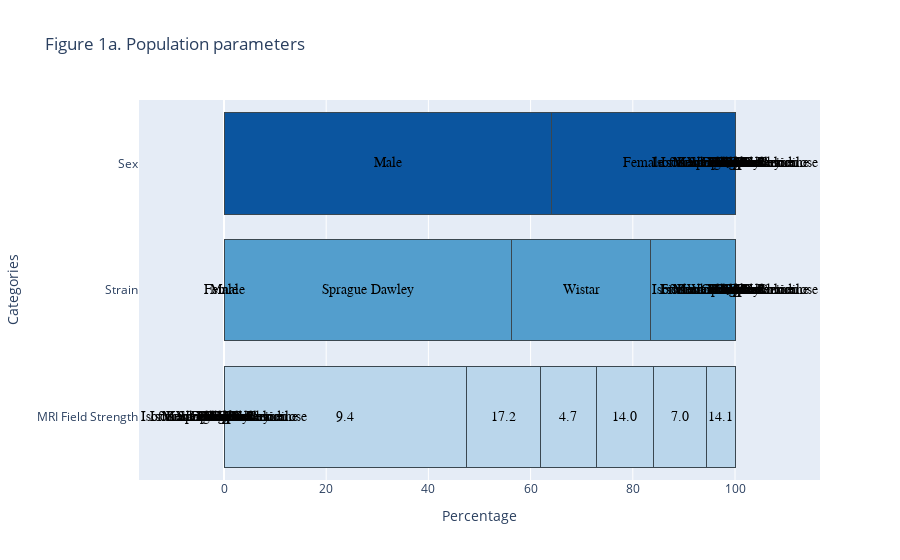

Write notebook code for a chart like this one.
### Code cell
# -- Figure 1a --

fig = go.Figure()
annotations = []

# categories = ['MRI field strength', 'stimulation location', 'stimulation type', 'anesthesia', 'strain', 'sex']
# colors = ['rgba(204, 0, 0, 0.8)', 'rgba(204, 102, 0, 0.8)', 'rgba(153, 153, 0, 0.8)', 'rgba(0, 153, 153, 0.8)', 'rgba(102, 0, 204, 0.8)', 'rgba(204, 0, 102, 0.8)']
# magma = ['rgba(0.135053, 0.068391, 0.315)', 'rgba(0.372116, 0.092816, 0.499053)', 'rgba(0.594508, 0.175701, 0.501241)', 'rgba(0.828886, 0.262229, 0.430644)', 'rgba(0.973381, 0.46152, 0.361965)', 'rgba(0.997341, 0.733545, 0.505167)'] #magma in seaborn

categories = ['MRI Field Strength', 'Strain', 'Sex']
blues = ['rgba(0.7309496347558632, 0.8394771241830065, 0.9213225682429834)', 'rgba(0.32628988850442137, 0.6186236063052672, 0.802798923490965)', 'rgba(0.044059976931949255, 0.3338869665513264, 0.6244521337946944)']

for category, color in zip(categories, blues):
    y_label = category
    yd = y_label

    space = 0
    for x_label, xd in metadata[y_label].items():
        fig.add_trace(go.Bar(
            y=[yd],
            x=[xd],
            #name= x_label,
            orientation='h',
            marker=dict(
                color=color,
                line=dict(color='rgba(58, 71, 80, 1.0)', width=1)
            )
        ))

        annotations.append(dict(
                                xref='x', 
                                yref='y',
                                x=space + xd / 2, y=yd,
                                text=x_label,
                                font=dict(family='Arial', 
                                          size=14,
                                          color='rgb(0, 0, 0)'),
                                showarrow=False,
                                ))

        space += xd


layout = go.Layout(
    title='Figure 1a. Population parameters',
    barmode='stack',
    yaxis=dict(title='Categories', showticklabels=True),
    xaxis=dict(title='Percentage',tickformat=".f", ),
    showlegend=True,
    annotations=annotations)

fig.update_layout(layout, showlegend=False)


# fig.update_layout(barmode='stack',
#                 showlegend=False)


plt.savefig('/project/4180000.19/multirat_stim/scratch/plots/population/scratch_population_parameters.svg', format='svg', dpi=100)
#fig.write_image('/project/4180000.19/multirat_stim/scratch/plots/population/scratch_population_parameters.pmg', format='png')

fig.show()

### Figure 1 — Plotly figure (JSON) as saved in the notebook; plotly's stock layout.template omitted (floating-point values rounded to 4 significant figures)
{"data": [{"marker": {"color": "rgba(0.7309496347558632, 0.8394771241830065, 0.9213225682429834)", "line": {"color": "rgba(58, 71, 80, 1.0)", "width": 1}}, "orientation": "h", "type": "bar", "x": [0], "y": ["MRI Field Strength"]}, {"marker": {"color": "rgba(0.7309496347558632, 0.8394771241830065, 0.9213225682429834)", "line": {"color": "rgba(58, 71, 80, 1.0)", "width": 1}}, "orientation": "h", "type": "bar", "x": [0], "y": ["MRI Field Strength"]}, {"marker": {"color": "rgba(0.7309496347558632, 0.8394771241830065, 0.9213225682429834)", "line": {"color": "rgba(58, 71, 80, 1.0)", "width": 1}}, "orientation": "h", "type": "bar", "x": [0], "y": ["MRI Field Strength"]}, {"marker": {"color": "rgba(0.7309496347558632, 0.8394771241830065, 0.9213225682429834)", "line": {"color": "rgba(58, 71, 80, 1.0)", "width": 1}}, "orientation": "h", "type": "bar", "x": [0], "y": ["MRI Field Strength"]}, {"marker": {"color": "rgba(0.7309496347558632, 0.8394771241830065, 0.9213225682429834)", "line": {"color": "rgba(58, 71, 80, 1.0)", "width": 1}}, "orientation": "h", "type": "bar", "x": [0], "y": ["MRI Field Strength"]}, {"marker": {"color": "rgba(0.7309496347558632, 0.8394771241830065, 0.9213225682429834)", "line": {"color": "rgba(58, 71, 80, 1.0)", "width": 1}}, "orientation": "h", "type": "bar", "x": [0], "y": ["MRI Field Strength"]}, {"marker": {"color": "rgba(0.7309496347558632, 0.8394771241830065, 0.9213225682429834)", "line": {"color": "rgba(58, 71, 80, 1.0)", "width": 1}}, "orientation": "h", "type": "bar", "x": [0], "y": ["MRI Field Strength"]}, {"marker": {"color": "rgba(0.7309496347558632, 0.8394771241830065, 0.9213225682429834)", "line": {"color": "rgba(58, 71, 80, 1.0)", "width": 1}}, "orientation": "h", "type": "bar", "x": [0], "y": ["MRI Field Strength"]}, {"marker": {"color": "rgba(0.7309496347558632, 0.8394771241830065, 0.9213225682429834)", "line": {"color": "rgba(58, 71, 80, 1.0)", "width": 1}}, "orientation": "h", "type": "bar", "x": [0], "y": ["MRI Field Strength"]}, {"marker": {"color": "rgba(0.7309496347558632, 0.8394771241830065, 0.9213225682429834)", "line": {"color": "rgba(58, 71, 80, 1.0)", "width": 1}}, "orientation": "h", "type": "bar", "x": [0], "y": ["MRI Field Strength"]}, {"marker": {"color": "rgba(0.7309496347558632, 0.8394771241830065, 0.9213225682429834)", "line": {"color": "rgba(58, 71, 80, 1.0)", "width": 1}}, "orientation": "h", "type": "bar", "x": [0], "y": ["MRI Field Strength"]}, {"marker": {"color": "rgba(0.7309496347558632, 0.8394771241830065, 0.9213225682429834)", "line": {"color": "rgba(58, 71, 80, 1.0)", "width": 1}}, "orientation": "h", "type": "bar", "x": [0], "y": ["MRI Field Strength"]}, {"marker": {"color": "rgba(0.7309496347558632, 0.8394771241830065, 0.9213225682429834)", "line": {"color": "rgba(58, 71, 80, 1.0)", "width": 1}}, "orientation": "h", "type": "bar", "x": [0], "y": ["MRI Field Strength"]}, {"marker": {"color": "rgba(0.7309496347558632, 0.8394771241830065, 0.9213225682429834)", "line": {"color": "rgba(58, 71, 80, 1.0)", "width": 1}}, "orientation": "h", "type": "bar", "x": [0], "y": ["MRI Field Strength"]}, {"marker": {"color": "rgba(0.7309496347558632, 0.8394771241830065, 0.9213225682429834)", "line": {"color": "rgba(58, 71, 80, 1.0)", "width": 1}}, "orientation": "h", "type": "bar", "x": [0], "y": ["MRI Field Strength"]}, {"marker": {"color": "rgba(0.7309496347558632, 0.8394771241830065, 0.9213225682429834)", "line": {"color": "rgba(58, 71, 80, 1.0)", "width": 1}}, "orientation": "h", "type": "bar", "x": [0], "y": ["MRI Field Strength"]}, {"marker": {"color": "rgba(0.7309496347558632, 0.8394771241830065, 0.9213225682429834)", "line": {"color": "rgba(58, 71, 80, 1.0)", "width": 1}}, "orientation": "h", "type": "bar", "x": [0], "y": ["MRI Field Strength"]}, {"marker": {"color": "rgba(0.7309496347558632, 0.8394771241830065, 0.9213225682429834)", "line": {"color": "rgba(58, 71, 80, 1.0)", "width": 1}}, "orientation": "h", "type": "bar", "x": [0], "y": ["MRI Field Strength"]}, {"marker": {"color": "rgba(0.7309496347558632, 0.8394771241830065, 0.9213225682429834)", "line": {"color": "rgba(58, 71, 80, 1.0)", "width": 1}}, "orientation": "h", "type": "bar", "x": [0], "y": ["MRI Field Strength"]}, {"marker": {"color": "rgba(0.7309496347558632, 0.8394771241830065, 0.9213225682429834)", "line": {"color": "rgba(58, 71, 80, 1.0)", "width": 1}}, "orientation": "h", "type": "bar", "x": [47.51], "y": ["MRI Field Strength"]}, {"marker": {"color": "rgba(0.7309496347558632, 0.8394771241830065, 0.9213225682429834)", "line": {"color": "rgba(58, 71, 80, 1.0)", "width": 1}}, "orientation": "h", "type": "bar", "x": [14.36], "y": ["MRI Field Strength"]}, {"marker": {"color": "rgba(0.7309496347558632, 0.8394771241830065, 0.9213225682429834)", "line": {"color": "rgba(58, 71, 80, 1.0)", "width": 1}}, "orientation": "h", "type": "bar", "x": [11.05], "y": ["MRI Field Strength"]}, {"marker": {"color": "rgba(0.7309496347558632, 0.8394771241830065, 0.9213225682429834)", "line": {"color": "rgba(58, 71, 80, 1.0)", "width": 1}}, "orientation": "h", "type": "bar", "x": [11.05], "y": ["MRI Field Strength"]}, {"marker": {"color": "rgba(0.7309496347558632, 0.8394771241830065, 0.9213225682429834)", "line": {"color": "rgba(58, 71, 80, 1.0)", "width": 1}}, "orientation": "h", "type": "bar", "x": [10.5], "y": ["MRI Field Strength"]}, {"marker": {"color": "rgba(0.7309496347558632, 0.8394771241830065, 0.9213225682429834)", "line": {"color": "rgba(58, 71, 80, 1.0)", "width": 1}}, "orientation": "h", "type": "bar", "x": [5.525], "y": ["MRI Field Strength"]}, {"marker": {"color": "rgba(0.32628988850442137, 0.6186236063052672, 0.802798923490965)", "line": {"color": "rgba(58, 71, 80, 1.0)", "width": 1}}, "orientation": "h", "type": "bar", "x": [0], "y": ["Strain"]}, {"marker": {"color": "rgba(0.32628988850442137, 0.6186236063052672, 0.802798923490965)", "line": {"color": "rgba(58, 71, 80, 1.0)", "width": 1}}, "orientation": "h", "type": "bar", "x": [0], "y": ["Strain"]}, {"marker": {"color": "rgba(0.32628988850442137, 0.6186236063052672, 0.802798923490965)", "line": {"color": "rgba(58, 71, 80, 1.0)", "width": 1}}, "orientation": "h", "type": "bar", "x": [56.35], "y": ["Strain"]}, {"marker": {"color": "rgba(0.32628988850442137, 0.6186236063052672, 0.802798923490965)", "line": {"color": "rgba(58, 71, 80, 1.0)", "width": 1}}, "orientation": "h", "type": "bar", "x": [27.07], "y": ["Strain"]}, {"marker": {"color": "rgba(0.32628988850442137, 0.6186236063052672, 0.802798923490965)", "line": {"color": "rgba(58, 71, 80, 1.0)", "width": 1}}, "orientation": "h", "type": "bar", "x": [16.57], "y": ["Strain"]}, {"marker": {"color": "rgba(0.32628988850442137, 0.6186236063052672, 0.802798923490965)", "line": {"color": "rgba(58, 71, 80, 1.0)", "width": 1}}, "orientation": "h", "type": "bar", "x": [0], "y": ["Strain"]}, {"marker": {"color": "rgba(0.32628988850442137, 0.6186236063052672, 0.802798923490965)", "line": {"color": "rgba(58, 71, 80, 1.0)", "width": 1}}, "orientation": "h", "type": "bar", "x": [0], "y": ["Strain"]}, {"marker": {"color": "rgba(0.32628988850442137, 0.6186236063052672, 0.802798923490965)", "line": {"color": "rgba(58, 71, 80, 1.0)", "width": 1}}, "orientation": "h", "type": "bar", "x": [0], "y": ["Strain"]}, {"marker": {"color": "rgba(0.32628988850442137, 0.6186236063052672, 0.802798923490965)", "line": {"color": "rgba(58, 71, 80, 1.0)", "width": 1}}, "orientation": "h", "type": "bar", "x": [0], "y": ["Strain"]}, {"marker": {"color": "rgba(0.32628988850442137, 0.6186236063052672, 0.802798923490965)", "line": {"color": "rgba(58, 71, 80, 1.0)", "width": 1}}, "orientation": "h", "type": "bar", "x": [0], "y": ["Strain"]}, {"marker": {"color": "rgba(0.32628988850442137, 0.6186236063052672, 0.802798923490965)", "line": {"color": "rgba(58, 71, 80, 1.0)", "width": 1}}, "orientation": "h", "type": "bar", "x": [0], "y": ["Strain"]}, {"marker": {"color": "rgba(0.32628988850442137, 0.6186236063052672, 0.802798923490965)", "line": {"color": "rgba(58, 71, 80, 1.0)", "width": 1}}, "orientation": "h", "type": "bar", "x": [0], "y": ["Strain"]}, {"marker": {"color": "rgba(0.32628988850442137, 0.6186236063052672, 0.802798923490965)", "line": {"color": "rgba(58, 71, 80, 1.0)", "width": 1}}, "orientation": "h", "type": "bar", "x": [0], "y": ["Strain"]}, {"marker": {"color": "rgba(0.32628988850442137, 0.6186236063052672, 0.802798923490965)", "line": {"color": "rgba(58, 71, 80, 1.0)", "width": 1}}, "orientation": "h", "type": "bar", "x": [0], "y": ["Strain"]}, {"marker": {"color": "rgba(0.32628988850442137, 0.6186236063052672, 0.802798923490965)", "line": {"color": "rgba(58, 71, 80, 1.0)", "width": 1}}, "orientation": "h", "type": "bar", "x": [0], "y": ["Strain"]}, {"marker": {"color": "rgba(0.32628988850442137, 0.6186236063052672, 0.802798923490965)", "line": {"color": "rgba(58, 71, 80, 1.0)", "width": 1}}, "orientation": "h", "type": "bar", "x": [0], "y": ["Strain"]}, {"marker": {"color": "rgba(0.32628988850442137, 0.6186236063052672, 0.802798923490965)", "line": {"color": "rgba(58, 71, 80, 1.0)", "width": 1}}, "orientation": "h", "type": "bar", "x": [0], "y": ["Strain"]}, {"marker": {"color": "rgba(0.32628988850442137, 0.6186236063052672, 0.802798923490965)", "line": {"color": "rgba(58, 71, 80, 1.0)", "width": 1}}, "orientation": "h", "type": "bar", "x": [0], "y": ["Strain"]}, {"marker": {"color": "rgba(0.32628988850442137, 0.6186236063052672, 0.802798923490965)", "line": {"color": "rgba(58, 71, 80, 1.0)", "width": 1}}, "orientation": "h", "type": "bar", "x": [0], "y": ["Strain"]}, {"marker": {"color": "rgba(0.32628988850442137, 0.6186236063052672, 0.802798923490965)", "line": {"color": "rgba(58, 71, 80, 1.0)", "width": 1}}, "orientation": "h", "type": "bar", "x": [0], "y": ["Strain"]}, {"marker": {"color": "rgba(0.32628988850442137, 0.6186236063052672, 0.802798923490965)", "line": {"color": "rgba(58, 71, 80, 1.0)", "width": 1}}, "orientation": "h", "type": "bar", "x": [0], "y": ["Strain"]}, {"marker": {"color": "rgba(0.32628988850442137, 0.6186236063052672, 0.802798923490965)", "line": {"color": "rgba(58, 71, 80, 1.0)", "width": 1}}, "orientation": "h", "type": "bar", "x": [0], "y": ["Strain"]}, {"marker": {"color": "rgba(0.32628988850442137, 0.6186236063052672, 0.802798923490965)", "line": {"color": "rgba(58, 71, 80, 1.0)", "width": 1}}, "orientation": "h", "type": "bar", "x": [0], "y": ["Strain"]}, {"marker": {"color": "rgba(0.32628988850442137, 0.6186236063052672, 0.802798923490965)", "line": {"color": "rgba(58, 71, 80, 1.0)", "width": 1}}, "orientation": "h", "type": "bar", "x": [0], "y": ["Strain"]}, {"marker": {"color": "rgba(0.32628988850442137, 0.6186236063052672, 0.802798923490965)", "line": {"color": "rgba(58, 71, 80, 1.0)", "width": 1}}, "orientation": "h", "type": "bar", "x": [0], "y": ["Strain"]}, {"marker": {"color": "rgba(0.044059976931949255, 0.3338869665513264, 0.6244521337946944)", "line": {"color": "rgba(58, 71, 80, 1.0)", "width": 1}}, "orientation": "h", "type": "bar", "x": [64.09], "y": ["Sex"]}, {"marker": {"color": "rgba(0.044059976931949255, 0.3338869665513264, 0.6244521337946944)", "line": {"color": "rgba(58, 71, 80, 1.0)", "width": 1}}, "orientation": "h", "type": "bar", "x": [35.91], "y": ["Sex"]}, {"marker": {"color": "rgba(0.044059976931949255, 0.3338869665513264, 0.6244521337946944)", "line": {"color": "rgba(58, 71, 80, 1.0)", "width": 1}}, "orientation": "h", "type": "bar", "x": [0], "y": ["Sex"]}, {"marker": {"color": "rgba(0.044059976931949255, 0.3338869665513264, 0.6244521337946944)", "line": {"color": "rgba(58, 71, 80, 1.0)", "width": 1}}, "orientation": "h", "type": "bar", "x": [0], "y": ["Sex"]}, {"marker": {"color": "rgba(0.044059976931949255, 0.3338869665513264, 0.6244521337946944)", "line": {"color": "rgba(58, 71, 80, 1.0)", "width": 1}}, "orientation": "h", "type": "bar", "x": [0], "y": ["Sex"]}, {"marker": {"color": "rgba(0.044059976931949255, 0.3338869665513264, 0.6244521337946944)", "line": {"color": "rgba(58, 71, 80, 1.0)", "width": 1}}, "orientation": "h", "type": "bar", "x": [0], "y": ["Sex"]}, {"marker": {"color": "rgba(0.044059976931949255, 0.3338869665513264, 0.6244521337946944)", "line": {"color": "rgba(58, 71, 80, 1.0)", "width": 1}}, "orientation": "h", "type": "bar", "x": [0], "y": ["Sex"]}, {"marker": {"color": "rgba(0.044059976931949255, 0.3338869665513264, 0.6244521337946944)", "line": {"color": "rgba(58, 71, 80, 1.0)", "width": 1}}, "orientation": "h", "type": "bar", "x": [0], "y": ["Sex"]}, {"marker": {"color": "rgba(0.044059976931949255, 0.3338869665513264, 0.6244521337946944)", "line": {"color": "rgba(58, 71, 80, 1.0)", "width": 1}}, "orientation": "h", "type": "bar", "x": [0], "y": ["Sex"]}, {"marker": {"color": "rgba(0.044059976931949255, 0.3338869665513264, 0.6244521337946944)", "line": {"color": "rgba(58, 71, 80, 1.0)", "width": 1}}, "orientation": "h", "type": "bar", "x": [0], "y": ["Sex"]}, {"marker": {"color": "rgba(0.044059976931949255, 0.3338869665513264, 0.6244521337946944)", "line": {"color": "rgba(58, 71, 80, 1.0)", "width": 1}}, "orientation": "h", "type": "bar", "x": [0], "y": ["Sex"]}, {"marker": {"color": "rgba(0.044059976931949255, 0.3338869665513264, 0.6244521337946944)", "line": {"color": "rgba(58, 71, 80, 1.0)", "width": 1}}, "orientation": "h", "type": "bar", "x": [0], "y": ["Sex"]}, {"marker": {"color": "rgba(0.044059976931949255, 0.3338869665513264, 0.6244521337946944)", "line": {"color": "rgba(58, 71, 80, 1.0)", "width": 1}}, "orientation": "h", "type": "bar", "x": [0], "y": ["Sex"]}, {"marker": {"color": "rgba(0.044059976931949255, 0.3338869665513264, 0.6244521337946944)", "line": {"color": "rgba(58, 71, 80, 1.0)", "width": 1}}, "orientation": "h", "type": "bar", "x": [0], "y": ["Sex"]}, {"marker": {"color": "rgba(0.044059976931949255, 0.3338869665513264, 0.6244521337946944)", "line": {"color": "rgba(58, 71, 80, 1.0)", "width": 1}}, "orientation": "h", "type": "bar", "x": [0], "y": ["Sex"]}, {"marker": {"color": "rgba(0.044059976931949255, 0.3338869665513264, 0.6244521337946944)", "line": {"color": "rgba(58, 71, 80, 1.0)", "width": 1}}, "orientation": "h", "type": "bar", "x": [0], "y": ["Sex"]}, {"marker": {"color": "rgba(0.044059976931949255, 0.3338869665513264, 0.6244521337946944)", "line": {"color": "rgba(58, 71, 80, 1.0)", "width": 1}}, "orientation": "h", "type": "bar", "x": [0], "y": ["Sex"]}, {"marker": {"color": "rgba(0.044059976931949255, 0.3338869665513264, 0.6244521337946944)", "line": {"color": "rgba(58, 71, 80, 1.0)", "width": 1}}, "orientation": "h", "type": "bar", "x": [0], "y": ["Sex"]}, {"marker": {"color": "rgba(0.044059976931949255, 0.3338869665513264, 0.6244521337946944)", "line": {"color": "rgba(58, 71, 80, 1.0)", "width": 1}}, "orientation": "h", "type": "bar", "x": [0], "y": ["Sex"]}, {"marker": {"color": "rgba(0.044059976931949255, 0.3338869665513264, 0.6244521337946944)", "line": {"color": "rgba(58, 71, 80, 1.0)", "width": 1}}, "orientation": "h", "type": "bar", "x": [0], "y": ["Sex"]}, {"marker": {"color": "rgba(0.044059976931949255, 0.3338869665513264, 0.6244521337946944)", "line": {"color": "rgba(58, 71, 80, 1.0)", "width": 1}}, "orientation": "h", "type": "bar", "x": [0], "y": ["Sex"]}, {"marker": {"color": "rgba(0.044059976931949255, 0.3338869665513264, 0.6244521337946944)", "line": {"color": "rgba(58, 71, 80, 1.0)", "width": 1}}, "orientation": "h", "type": "bar", "x": [0], "y": ["Sex"]}, {"marker": {"color": "rgba(0.044059976931949255, 0.3338869665513264, 0.6244521337946944)", "line": {"color": "rgba(58, 71, 80, 1.0)", "width": 1}}, "orientation": "h", "type": "bar", "x": [0], "y": ["Sex"]}, {"marker": {"color": "rgba(0.044059976931949255, 0.3338869665513264, 0.6244521337946944)", "line": {"color": "rgba(58, 71, 80, 1.0)", "width": 1}}, "orientation": "h", "type": "bar", "x": [0], "y": ["Sex"]}, {"marker": {"color": "rgba(0.044059976931949255, 0.3338869665513264, 0.6244521337946944)", "line": {"color": "rgba(58, 71, 80, 1.0)", "width": 1}}, "orientation": "h", "type": "bar", "x": [0], "y": ["Sex"]}], "layout": {"annotations": [{"font": {"color": "rgb(0, 0, 0)", "family": "Arial", "size": 14}, "showarrow": false, "text": "Male", "x": 0, "xref": "x", "y": "MRI Field Strength", "yref": "y"}, {"font": {"color": "rgb(0, 0, 0)", "family": "Arial", "size": 14}, "showarrow": false, "text": "Female", "x": 0, "xref": "x", "y": "MRI Field Strength", "yref": "y"}, {"font": {"color": "rgb(0, 0, 0)", "family": "Arial", "size": 14}, "showarrow": false, "text": "Sprague Dawley", "x": 0, "xref": "x", "y": "MRI Field Strength", "yref": "y"}, {"font": {"color": "rgb(0, 0, 0)", "family": "Arial", "size": 14}, "showarrow": false, "text": "Wistar", "x": 0, "xref": "x", "y": "MRI Field Strength", "yref": "y"}, {"font": {"color": "rgb(0, 0, 0)", "family": "Arial", "size": 14}, "showarrow": false, "text": "Fischer 344", "x": 0, "xref": "x", "y": "MRI Field Strength", "yref": "y"}, {"font": {"color": "rgb(0, 0, 0)", "family": "Arial", "size": 14}, "showarrow": false, "text": "Isoflurane / Medetomidine", "x": 0, "xref": "x", "y": "MRI Field Strength", "yref": "y"}, {"font": {"color": "rgb(0, 0, 0)", "family": "Arial", "size": 14}, "showarrow": false, "text": "Isoflurane", "x": 0, "xref": "x", "y": "MRI Field Strength", "yref": "y"}, {"font": {"color": "rgb(0, 0, 0)", "family": "Arial", "size": 14}, "showarrow": false, "text": "Isoflurane / Alpha-Chloralose", "x": 0, "xref": "x", "y": "MRI Field Strength", "yref": "y"}, {"font": {"color": "rgb(0, 0, 0)", "family": "Arial", "size": 14}, "showarrow": false, "text": "Ketamine / Xylazine", "x": 0, "xref": "x", "y": "MRI Field Strength", "yref": "y"}, {"font": {"color": "rgb(0, 0, 0)", "family": "Arial", "size": 14}, "showarrow": false, "text": "Electric", "x": 0, "xref": "x", "y": "MRI Field Strength", "yref": "y"}, {"font": {"color": "rgb(0, 0, 0)", "family": "Arial", "size": 14}, "showarrow": false, "text": "Light", "x": 0, "xref": "x", "y": "MRI Field Strength", "yref": "y"}, {"font": {"color": "rgb(0, 0, 0)", "family": "Arial", "size": 14}, "showarrow": false, "text": "Thermal", "x": 0, "xref": "x", "y": "MRI Field Strength", "yref": "y"}, {"font": {"color": "rgb(0, 0, 0)", "family": "Arial", "size": 14}, "showarrow": false, "text": "Optogenetic", "x": 0, "xref": "x", "y": "MRI Field Strength", "yref": "y"}, {"font": {"color": "rgb(0, 0, 0)", "family": "Arial", "size": 14}, "showarrow": false, "text": "Mechanical Deflection", "x": 0, "xref": "x", "y": "MRI Field Strength", "yref": "y"}, {"font": {"color": "rgb(0, 0, 0)", "family": "Arial", "size": 14}, "showarrow": false, "text": "Forepaw", "x": 0, "xref": "x", "y": "MRI Field Strength", "yref": "y"}, {"font": {"color": "rgb(0, 0, 0)", "family": "Arial", "size": 14}, "showarrow": false, "text": "Hindpaw", "x": 0, "xref": "x", "y": "MRI Field Strength", "yref": "y"}, {"font": {"color": "rgb(0, 0, 0)", "family": "Arial", "size": 14}, "showarrow": false, "text": "Eye", "x": 0, "xref": "x", "y": "MRI Field Strength", "yref": "y"}, {"font": {"color": "rgb(0, 0, 0)", "family": "Arial", "size": 14}, "showarrow": false, "text": "S1FL", "x": 0, "xref": "x", "y": "MRI Field Strength", "yref": "y"}, {"font": {"color": "rgb(0, 0, 0)", "family": "Arial", "size": 14}, "showarrow": false, "text": "Whiskers C-Row", "x": 0, "xref": "x", "y": "MRI Field Strength", "yref": "y"}, {"font": {"color": "rgb(0, 0, 0)", "family": "Arial", "size": 14}, "showarrow": false, "text": "9.4", "x": 23.76, "xref": "x", "y": "MRI Field Strength", "yref": "y"}, {"font": {"color": "rgb(0, 0, 0)", "family": "Arial", "size": 14}, "showarrow": false, "text": "17.2", "x": 54.7, "xref": "x", "y": "MRI Field Strength", "yref": "y"}, {"font": {"color": "rgb(0, 0, 0)", "family": "Arial", "size": 14}, "showarrow": false, "text": "4.7", "x": 67.4, "xref": "x", "y": "MRI Field Strength", "yref": "y"}, {"font": {"color": "rgb(0, 0, 0)", "family": "Arial", "size": 14}, "showarrow": false, "text": "14.0", "x": 78.45, "xref": "x", "y": "MRI Field Strength", "yref": "y"}, {"font": {"color": "rgb(0, 0, 0)", "family": "Arial", "size": 14}, "showarrow": false, "text": "7.0", "x": 89.23, "xref": "x", "y": "MRI Field Strength", "yref": "y"}, {"font": {"color": "rgb(0, 0, 0)", "family": "Arial", "size": 14}, "showarrow": false, "text": "14.1", "x": 97.24, "xref": "x", "y": "MRI Field Strength", "yref": "y"}, {"font": {"color": "rgb(0, 0, 0)", "family": "Arial", "size": 14}, "showarrow": false, "text": "Male", "x": 0, "xref": "x", "y": "Strain", "yref": "y"}, {"font": {"color": "rgb(0, 0, 0)", "family": "Arial", "size": 14}, "showarrow": false, "text": "Female", "x": 0, "xref": "x", "y": "Strain", "yref": "y"}, {"font": {"color": "rgb(0, 0, 0)", "family": "Arial", "size": 14}, "showarrow": false, "text": "Sprague Dawley", "x": 28.18, "xref": "x", "y": "Strain", "yref": "y"}, {"font": {"color": "rgb(0, 0, 0)", "family": "Arial", "size": 14}, "showarrow": false, "text": "Wistar", "x": 69.89, "xref": "x", "y": "Strain", "yref": "y"}, {"font": {"color": "rgb(0, 0, 0)", "family": "Arial", "size": 14}, "showarrow": false, "text": "Fischer 344", "x": 91.71, "xref": "x", "y": "Strain", "yref": "y"}, {"font": {"color": "rgb(0, 0, 0)", "family": "Arial", "size": 14}, "showarrow": false, "text": "Isoflurane / Medetomidine", "x": 100, "xref": "x", "y": "Strain", "yref": "y"}, {"font": {"color": "rgb(0, 0, 0)", "family": "Arial", "size": 14}, "showarrow": false, "text": "Isoflurane", "x": 100, "xref": "x", "y": "Strain", "yref": "y"}, {"font": {"color": "rgb(0, 0, 0)", "family": "Arial", "size": 14}, "showarrow": false, "text": "Isoflurane / Alpha-Chloralose", "x": 100, "xref": "x", "y": "Strain", "yref": "y"}, {"font": {"color": "rgb(0, 0, 0)", "family": "Arial", "size": 14}, "showarrow": false, "text": "Ketamine / Xylazine", "x": 100, "xref": "x", "y": "Strain", "yref": "y"}, {"font": {"color": "rgb(0, 0, 0)", "family": "Arial", "size": 14}, "showarrow": false, "text": "Electric", "x": 100, "xref": "x", "y": "Strain", "yref": "y"}, {"font": {"color": "rgb(0, 0, 0)", "family": "Arial", "size": 14}, "showarrow": false, "text": "Light", "x": 100, "xref": "x", "y": "Strain", "yref": "y"}, {"font": {"color": "rgb(0, 0, 0)", "family": "Arial", "size": 14}, "showarrow": false, "text": "Thermal", "x": 100, "xref": "x", "y": "Strain", "yref": "y"}, {"font": {"color": "rgb(0, 0, 0)", "family": "Arial", "size": 14}, "showarrow": false, "text": "Optogenetic", "x": 100, "xref": "x", "y": "Strain", "yref": "y"}, {"font": {"color": "rgb(0, 0, 0)", "family": "Arial", "size": 14}, "showarrow": false, "text": "Mechanical Deflection", "x": 100, "xref": "x", "y": "Strain", "yref": "y"}, {"font": {"color": "rgb(0, 0, 0)", "family": "Arial", "size": 14}, "showarrow": false, "text": "Forepaw", "x": 100, "xref": "x", "y": "Strain", "yref": "y"}, {"font": {"color": "rgb(0, 0, 0)", "family": "Arial", "size": 14}, "showarrow": false, "text": "Hindpaw", "x": 100, "xref": "x", "y": "Strain", "yref": "y"}, {"font": {"color": "rgb(0, 0, 0)", "family": "Arial", "size": 14}, "showarrow": false, "text": "Eye", "x": 100, "xref": "x", "y": "Strain", "yref": "y"}, {"font": {"color": "rgb(0, 0, 0)", "family": "Arial", "size": 14}, "showarrow": false, "text": "S1FL", "x": 100, "xref": "x", "y": "Strain", "yref": "y"}, {"font": {"color": "rgb(0, 0, 0)", "family": "Arial", "size": 14}, "showarrow": false, "text": "Whiskers C-Row", "x": 100, "xref": "x", "y": "Strain", "yref": "y"}, {"font": {"color": "rgb(0, 0, 0)", "family": "Arial", "size": 14}, "showarrow": false, "text": "9.4", "x": 100, "xref": "x", "y": "Strain", "yref": "y"}, {"font": {"color": "rgb(0, 0, 0)", "family": "Arial", "size": 14}, "showarrow": false, "text": "17.2", "x": 100, "xref": "x", "y": "Strain", "yref": "y"}, {"font": {"color": "rgb(0, 0, 0)", "family": "Arial", "size": 14}, "showarrow": false, "text": "4.7", "x": 100, "xref": "x", "y": "Strain", "yref": "y"}, {"font": {"color": "rgb(0, 0, 0)", "family": "Arial", "size": 14}, "showarrow": false, "text": "14.0", "x": 100, "xref": "x", "y": "Strain", "yref": "y"}, {"font": {"color": "rgb(0, 0, 0)", "family": "Arial", "size": 14}, "showarrow": false, "text": "7.0", "x": 100, "xref": "x", "y": "Strain", "yref": "y"}, {"font": {"color": "rgb(0, 0, 0)", "family": "Arial", "size": 14}, "showarrow": false, "text": "14.1", "x": 100, "xref": "x", "y": "Strain", "yref": "y"}, {"font": {"color": "rgb(0, 0, 0)", "family": "Arial", "size": 14}, "showarrow": false, "text": "Male", "x": 32.04, "xref": "x", "y": "Sex", "yref": "y"}, {"font": {"color": "rgb(0, 0, 0)", "family": "Arial", "size": 14}, "showarrow": false, "text": "Female", "x": 82.04, "xref": "x", "y": "Sex", "yref": "y"}, {"font": {"color": "rgb(0, 0, 0)", "family": "Arial", "size": 14}, "showarrow": false, "text": "Sprague Dawley", "x": 100, "xref": "x", "y": "Sex", "yref": "y"}, {"font": {"color": "rgb(0, 0, 0)", "family": "Arial", "size": 14}, "showarrow": false, "text": "Wistar", "x": 100, "xref": "x", "y": "Sex", "yref": "y"}, {"font": {"color": "rgb(0, 0, 0)", "family": "Arial", "size": 14}, "showarrow": false, "text": "Fischer 344", "x": 100, "xref": "x", "y": "Sex", "yref": "y"}, {"font": {"color": "rgb(0, 0, 0)", "family": "Arial", "size": 14}, "showarrow": false, "text": "Isoflurane / Medetomidine", "x": 100, "xref": "x", "y": "Sex", "yref": "y"}, {"font": {"color": "rgb(0, 0, 0)", "family": "Arial", "size": 14}, "showarrow": false, "text": "Isoflurane", "x": 100, "xref": "x", "y": "Sex", "yref": "y"}, {"font": {"color": "rgb(0, 0, 0)", "family": "Arial", "size": 14}, "showarrow": false, "text": "Isoflurane / Alpha-Chloralose", "x": 100, "xref": "x", "y": "Sex", "yref": "y"}, {"font": {"color": "rgb(0, 0, 0)", "family": "Arial", "size": 14}, "showarrow": false, "text": "Ketamine / Xylazine", "x": 100, "xref": "x", "y": "Sex", "yref": "y"}, {"font": {"color": "rgb(0, 0, 0)", "family": "Arial", "size": 14}, "showarrow": false, "text": "Electric", "x": 100, "xref": "x", "y": "Sex", "yref": "y"}, {"font": {"color": "rgb(0, 0, 0)", "family": "Arial", "size": 14}, "showarrow": false, "text": "Light", "x": 100, "xref": "x", "y": "Sex", "yref": "y"}, {"font": {"color": "rgb(0, 0, 0)", "family": "Arial", "size": 14}, "showarrow": false, "text": "Thermal", "x": 100, "xref": "x", "y": "Sex", "yref": "y"}, {"font": {"color": "rgb(0, 0, 0)", "family": "Arial", "size": 14}, "showarrow": false, "text": "Optogenetic", "x": 100, "xref": "x", "y": "Sex", "yref": "y"}, {"font": {"color": "rgb(0, 0, 0)", "family": "Arial", "size": 14}, "showarrow": false, "text": "Mechanical Deflection", "x": 100, "xref": "x", "y": "Sex", "yref": "y"}, {"font": {"color": "rgb(0, 0, 0)", "family": "Arial", "size": 14}, "showarrow": false, "text": "Forepaw", "x": 100, "xref": "x", "y": "Sex", "yref": "y"}, {"font": {"color": "rgb(0, 0, 0)", "family": "Arial", "size": 14}, "showarrow": false, "text": "Hindpaw", "x": 100, "xref": "x", "y": "Sex", "yref": "y"}, {"font": {"color": "rgb(0, 0, 0)", "family": "Arial", "size": 14}, "showarrow": false, "text": "Eye", "x": 100, "xref": "x", "y": "Sex", "yref": "y"}, {"font": {"color": "rgb(0, 0, 0)", "family": "Arial", "size": 14}, "showarrow": false, "text": "S1FL", "x": 100, "xref": "x", "y": "Sex", "yref": "y"}, {"font": {"color": "rgb(0, 0, 0)", "family": "Arial", "size": 14}, "showarrow": false, "text": "Whiskers C-Row", "x": 100, "xref": "x", "y": "Sex", "yref": "y"}, {"font": {"color": "rgb(0, 0, 0)", "family": "Arial", "size": 14}, "showarrow": false, "text": "9.4", "x": 100, "xref": "x", "y": "Sex", "yref": "y"}, {"font": {"color": "rgb(0, 0, 0)", "family": "Arial", "size": 14}, "showarrow": false, "text": "17.2", "x": 100, "xref": "x", "y": "Sex", "yref": "y"}, {"font": {"color": "rgb(0, 0, 0)", "family": "Arial", "size": 14}, "showarrow": false, "text": "4.7", "x": 100, "xref": "x", "y": "Sex", "yref": "y"}, {"font": {"color": "rgb(0, 0, 0)", "family": "Arial", "size": 14}, "showarrow": false, "text": "14.0", "x": 100, "xref": "x", "y": "Sex", "yref": "y"}, {"font": {"color": "rgb(0, 0, 0)", "family": "Arial", "size": 14}, "showarrow": false, "text": "7.0", "x": 100, "xref": "x", "y": "Sex", "yref": "y"}, {"font": {"color": "rgb(0, 0, 0)", "family": "Arial", "size": 14}, "showarrow": false, "text": "14.1", "x": 100, "xref": "x", "y": "Sex", "yref": "y"}], "barmode": "stack", "showlegend": false, "title": {"text": "Figure 1a. Population parameters"}, "xaxis": {"tickformat": ".f", "title": {"text": "Percentage"}}, "yaxis": {"showticklabels": true, "title": {"text": "Categories"}}}}
